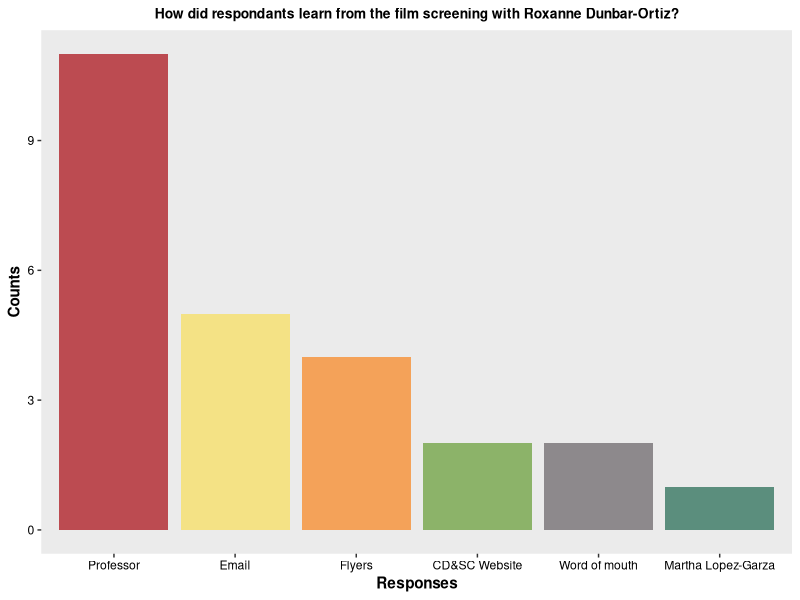
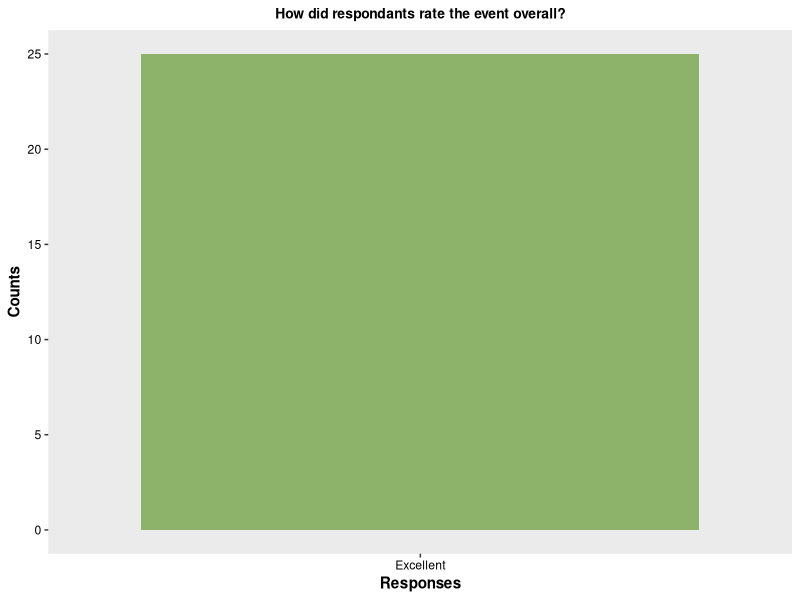
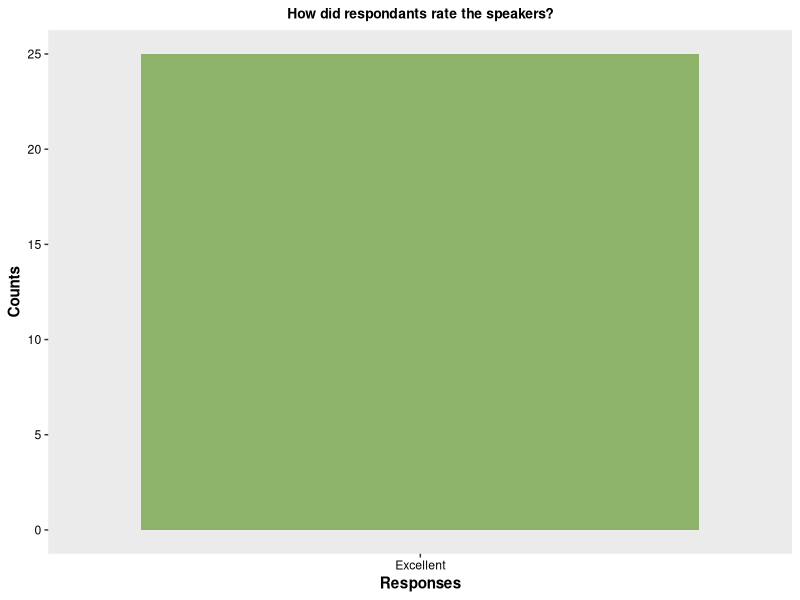
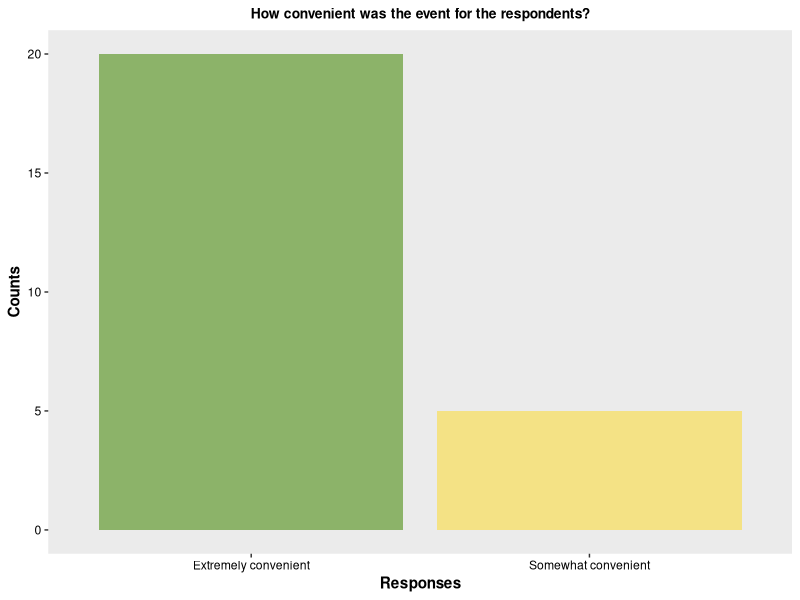
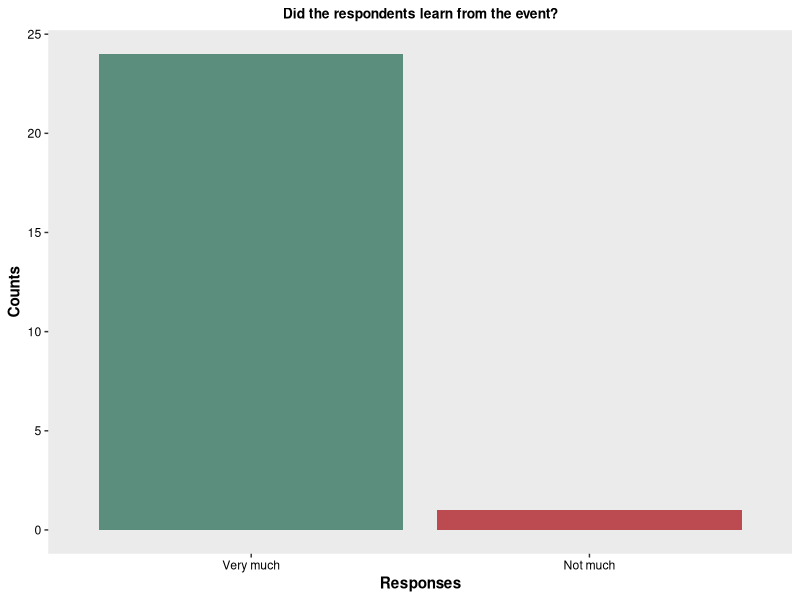
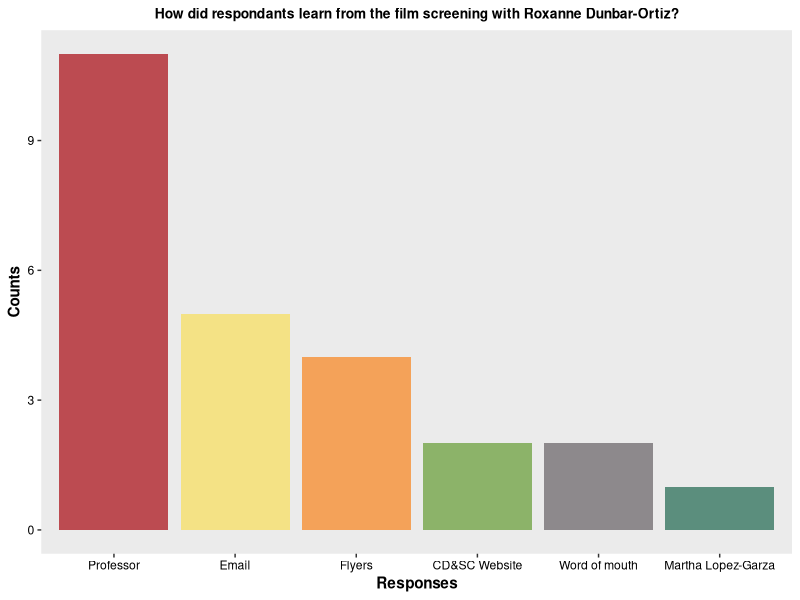
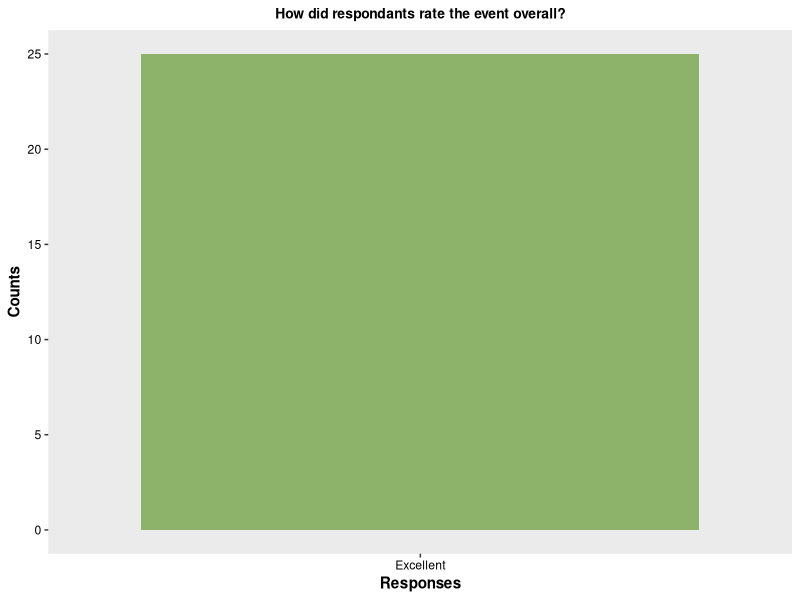
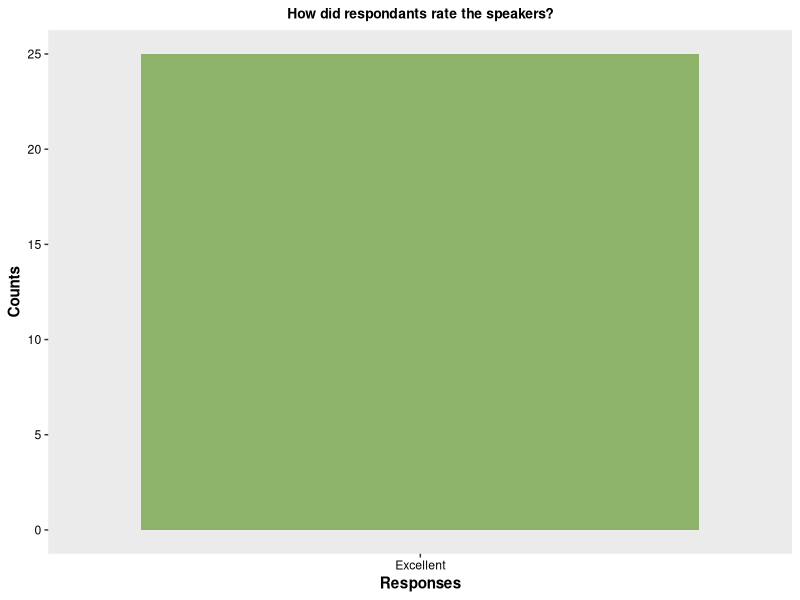

Write R code to recreate these figures, in order.
#### Webinar with Roxanne Dunbar-Ortiz ####
#### Created by: Vivian Vy Le ####
#### Updated on: 2022-05-17 ####

#### Load library ####
library(tidyverse)
library(here)
library(ggplot2)

#### Load data ####
film <- read_csv(here("Data", "dunbar_ortiz_film.csv"))


#### view data ####
view(film)
glimpse(film)


#### data analysis ####
film_clean <- film %>%
  select(participants, event_rating, speaker_rating, advertisement, event_timing, audience_learning) %>%
  rowwise() %>%
  mutate(advertisement_choices = str_split(advertisement, pattern = ";")) %>%
  ungroup() %>%
  unnest(advertisement_choices)
view(film_clean)

advertisement_data <- film_clean %>%
  count(advertisement_choices)
view(advertisement_data)


data <- film_clean %>%
  mutate(event_rating = factor(event_rating,
                                 levels = c("Excellent", "Fairly Good", "Not Good at All"))) %>%
  mutate(speaker_rating = factor(speaker_rating,
                                 levels = c("Excellent", "Fairly Good", "Not Good at All"))) %>%
  mutate(event_timing = factor(event_timing,
                               levels = c("Extremely convenient", "Somewhat convenient", "Not at all convenient"))) %>%
  mutate(audience_learning = factor(audience_learning,
                                    levels = c("Very much", "Somewhat", "Not much")))
view(data)


event_rating <- data %>%
  count(event_rating)
event_rating

speaker_rating <- data %>%
  count(speaker_rating)
speaker_rating

timing_data <- data %>%
  count(event_timing)
timing_data

learning_data <- data %>%
  count(audience_learning)
learning_data

#### plot 
colorpal <- c("#8CB369", "#F4E285", "#F4A259", "#5B8E7D", "#BC4B51", "#8D898C")

advertisement_data %>%
  ggplot(aes(x = reorder(advertisement_choices, -n), y = n, fill = advertisement_choices)) +
  geom_col() +
  labs(title = "How did respondants learn from the film screening with Roxanne Dunbar-Ortiz?",
       x = "Responses",
       y = "Counts") +
  theme(plot.title = element_text(hjust = 0.5,
                                  size = 10,
                                  face = "bold"),
        axis.title = element_text(face = "bold"),
        axis.text.x = element_text(color = "#000000"),
        axis.text.y = element_text(color = "#000000"),
        panel.grid.major = element_blank(),
        panel.grid.minor = element_blank()) +
  scale_fill_manual(values = colorpal) +
  guides(fill = FALSE)
ggsave(here("Output", "dunbar_ortiz_film", "advertisement.png"), width = 8, height = 5)

event_rating %>%
  ggplot(aes(x = reorder(event_rating, -n), y = n, fill = event_rating)) +
  geom_col() +
  labs(title = "How did respondants rate the event overall?",
       x = "Responses",
       y = "Counts") +
  theme(plot.title = element_text(hjust = 0.5,
                                  size = 10,
                                  face = "bold"),
        axis.title = element_text(face = "bold"),
        axis.text.x = element_text(color = "#000000"),
        axis.text.y = element_text(color = "#000000"),
        panel.grid.major = element_blank(),
        panel.grid.minor = element_blank()) +
  scale_fill_manual(values = colorpal) +
  guides(fill = FALSE)
ggsave(here("Output", "dunbar_ortiz_film", "event_rating.png"), width = 6, height = 5)

speaker_rating %>%
  ggplot(aes(x = reorder(speaker_rating, -n), y = n, fill = speaker_rating)) +
  geom_col() +
  labs(title = "How did respondants rate the speakers?",
       x = "Responses",
       y = "Counts") +
  theme(plot.title = element_text(hjust = 0.5,
                                  size = 10,
                                  face = "bold"),
        axis.title = element_text(face = "bold"),
        axis.text.x = element_text(color = "#000000"),
        axis.text.y = element_text(color = "#000000"),
        panel.grid.major = element_blank(),
        panel.grid.minor = element_blank()) +
  scale_fill_manual(values = colorpal) +
  guides(fill = FALSE)
ggsave(here("Output", "dunbar_ortiz_film", "speaker_rating.png"), width = 6, height = 5)

timing_data %>%
  ggplot(aes(x = reorder(event_timing, -n), y = n, fill = event_timing)) +
  geom_col() +
  labs(title = "How convenient was the event for the respondents?",
       x = "Responses",
       y = "Counts") +
  theme(plot.title = element_text(hjust = 0.5,
                                  size = 10,
                                  face = "bold"),
        axis.title = element_text(face = "bold"),
        axis.text.x = element_text(color = "#000000"),
        axis.text.y = element_text(color = "#000000"),
        panel.grid.major = element_blank(),
        panel.grid.minor = element_blank()) +
  scale_fill_manual(values = colorpal) +
  guides(fill = FALSE)
ggsave(here("Output", "dunbar_ortiz_film", "convenience_of_event.png"), width = 6, height = 5)

learning_data %>%
  ggplot(aes(x = reorder(audience_learning, -n), y = n, fill = audience_learning)) +
  geom_col() +
  labs(title = "Did the respondents learn from the event?",
       x = "Responses",
       y = "Counts") +
  theme(plot.title = element_text(hjust = 0.5,
                                  size = 10,
                                  face = "bold"),
        axis.title = element_text(face = "bold"),
        axis.text.x = element_text(color = "#000000"),
        axis.text.y = element_text(color = "#000000"),
        panel.grid.major = element_blank(),
        panel.grid.minor = element_blank()) +
  scale_fill_manual(values = c("#5B8E7D", "#BC4B51")) +
  guides(fill = FALSE)
ggsave(here("Output", "dunbar_ortiz_film", "audience_learning.png"), width = 6, height = 5)
